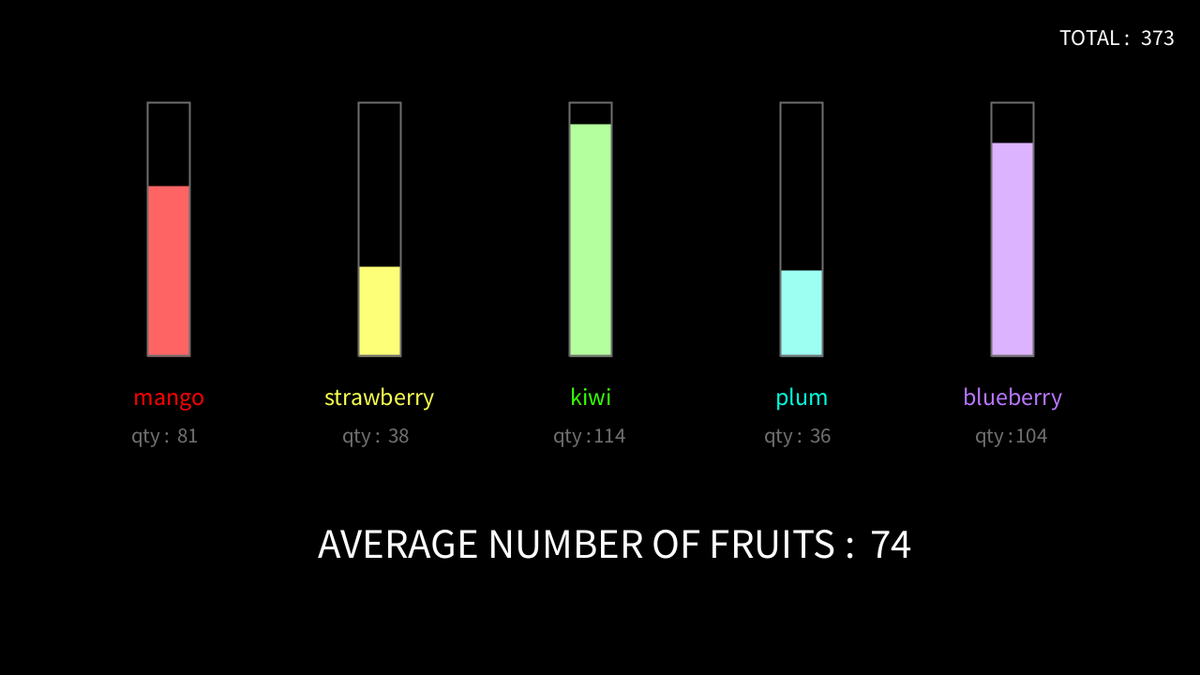
Frame 1 (no input)
Frame 60 (the mouse pressed at the canvas centre just before this capture): identical to frame 1, image omitted
Frame 120 (the mouse held since frame 60 and released just before this capture): identical to frame 1, image omitted

The Processing sketch that drew this single still picture (run headless with seeded random() and noise(); from frame 60 on, the mouse is pressed at the canvas centre):

// Processing sketch: arrayPractice
// ── arrayPractice.pde
int[] fruitAmts;
String[] fruitNames = {"mango",
  "strawberry",
  "kiwi",
  "plum",
  "blueberry"
};
color[] fruitColors;
color[] textColors;

void setup() {
  size(1280, 720 );
  //background(0);
  fruitAmts = new int[fruitNames. length];
  for (int n = 0; n < fruitAmts. length; n++) {
    if (n == 0) {
      fruitAmts[n] =int( random(10, 120));
    } else {
      fruitAmts[n] = int(random(10, 120));
    }
  }

  fruitColors = new color [fruitNames. length];
  fruitColors[0] = color(255, 100, 100);
  fruitColors[1] = color(253, 255, 120);
  fruitColors[2] = color(180, 255, 158);
  fruitColors[3] = color(157, 255, 242);
  fruitColors[4] = color(220, 179, 255);

  textColors = new color [fruitNames. length];
  textColors[0] = color(255, 0, 0);
  textColors[1] = color(248, 255, 78);
  textColors[2] = color(55, 255, 0);
  textColors[3] = color(0, 255, 221);
  textColors[4] = color(185, 118, 255);
}


float barGap = 225;
float barWidth = 45;
float x = 180;
float rectWeight = 2;


void draw() {
  background(0);
  rectMode(CENTER);

  //strokeWeight(barWidth);
int total = 0;
for(int n = 0; n < fruitAmts.length; n++) {
  total += fruitAmts[n];
}
int average = total / fruitAmts.length;
int T = total;


  for (int n = 0; n < fruitNames.length; n++) {
    stroke(fruitColors[n]);
    strokeCap(SQUARE);
    textAlign(CENTER);
    textSize(24);
    //fill(255);

    strokeWeight(barWidth);
    line(x + barGap * n, height * 0.5 + 20,
      x + barGap * n, height * 0.5 - 2 * fruitAmts[n]);



    strokeWeight(2);
    //stroke(fruitColors[n]);
    stroke(110);
    noFill();
    rect( x + barGap * n, height * 0.5 - 116, 45, height * 0.5 - 90);
    //rectMode();


    //strokeWeight(2);
    //line(x + barGap * n, 0,
    //  x + barGap * n, 100);
    textSize(26);
    fill(textColors[n]);
    text(fruitNames[n],
      x + barGap * n, height * 0.5 + 72);

    textSize(23);
    fill(112, 112, 112);
    text( " qty : ",
      x + barGap * n - 20, height * 0.5 + 112);

    textSize(23);
    fill(112, 112, 112);
    text(fruitAmts [n],
      x + barGap * n + 20, height * 0.5 + 112);
  }

  textSize(45);
  fill(255);
  text("AVERAGE NUMBER OF FRUITS : ",
    width * 0.5 - 10, height * 0.5 + 235);

  textSize(45);
  fill(255);
  text(average, width * 0.5 + 310, height * 0.5 + 235);
  
  textSize(24);
  fill(255);
  text("TOTAL : ", 1170, 48);
  
  
  textSize(24);
  fill(255);
  text(T, 1235, 48);
  
  
}
